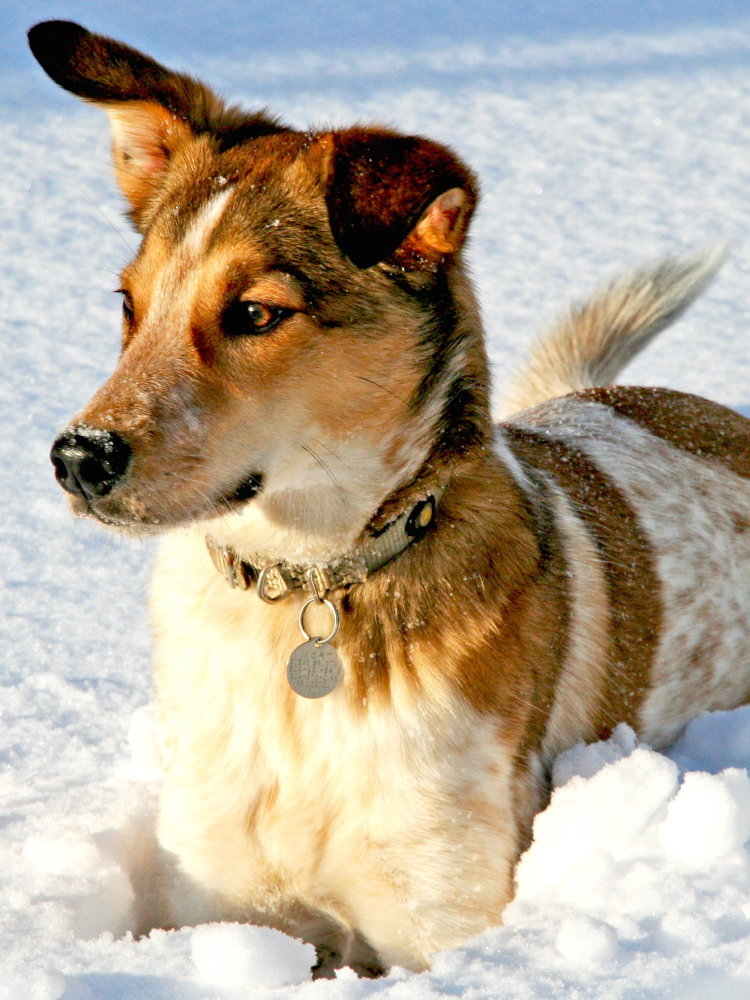
#> input picture DATA/dog.jpg, 1500 x 2000 px (shown at 1/2 size)
$ jupyter execute --allow-errors svd_pca.ipynb
#> lines starting #> are read from the running program, lines starting #| are printed output that depends on the picture
# The SVD and PCA: compressing data and finding patterns

*SIAM Data-Driven Modeling Group, 11/11/26. Reading: Brunton & Kutz, Chapter 1.*

Big data sets are often secretly simple: millions of numbers described by a handful of patterns. The **singular value decomposition (SVD)** finds those patterns. Today we use it to compress a photo, find "eigenfaces", and describe hot metal rods with a few numbers.

We'll go through this notebook together on the screen. Feel free to run the cells along with us (in a **copy** of the notebook; see the README in `10_21_26`). The **toolbox** at the end of Part 4 collects every command you need to try this on your own data.

1. Data as vectors (and why we need compression)
2. The goal of compression
3. The SVD and PCA
4. The mathematics
5. Applications: compressing a photo, eigenfaces, and hot rods

## Setup

Run this cell first (and again after restarting). It imports the libraries and defines small helpers for loading and showing images.

[cell 1]
import numpy as np                 # arrays and linear algebra
import matplotlib.pyplot as plt    # plotting
import scipy.io                    # reads MATLAB .mat files (for the faces data)

DATA_DIR = "../DATA"               # the DATA folder sits one level above this notebook's folder

# Plot colors (a colorblind-friendly set)
BLUE, ORANGE, GREEN, YELLOW, GRAY = "#2a78d6", "#eb6834", "#1baf7a", "#eda100", "#8c8c8c"


def load_gray(path):
    """Load an image file as a 2D grayscale array of decimal numbers (0 = black, 255 = white)."""
    A = plt.imread(path)
    if A.dtype != np.uint8:        # some formats (like PNG) load as numbers from 0 to 1
        A = 255 * A
    if A.ndim == 3:                # a color image: combine red, green and blue (Part 1 explains how)
        A = A[:, :, :3] @ np.array([0.2989, 0.5870, 0.1140])
    return np.asarray(A, dtype=float)


def show_image(img, title=None, ax=None, vmin=None, vmax=None):
    """Show a 2D array as a grayscale picture."""
    if ax is None:
        fig, ax = plt.subplots()
    ax.imshow(img, cmap="gray", vmin=vmin, vmax=vmax)
    ax.set_title(title)
    ax.axis("off")


def show_images(images, titles=None, ncols=4, size=3):
    """Show a list of 2D arrays side by side, in a grid with ncols columns."""
    nrows = int(np.ceil(len(images) / ncols))
    fig, axes = plt.subplots(nrows, ncols, figsize=(size * ncols, 1.15 * size * nrows), squeeze=False)
    for i, ax in enumerate(axes.flat):
        if i < len(images):
            show_image(images[i], None if titles is None else titles[i], ax=ax)
        else:
            ax.axis("off")
    plt.tight_layout()
    plt.show()

# Part 1: Data as vectors (and why we need compression)

## 1.1 A picture is a matrix of numbers

Meet Mordecai the snow dog, the book's running example. `plt.imread` loads the photo as a NumPy **array**: a grid of numbers.

[cell 2]
A = plt.imread(DATA_DIR + "/dog.jpg")
#> A is the input picture: shape (2000, 1500, 3); mean R, G, B 181.4, 169.5, 151.9

print("shape:", A.shape)    # (rows, columns, colors)
#| shape: (2000, 1500, 3)
print("type: ", A.dtype)    # uint8 = whole numbers from 0 to 255
#| type:  uint8

The shape `(2000, 1500, 3)` means 2000 rows and 1500 columns of pixels, with 3 numbers per pixel: how much **red, green and blue** light it has. Each is a whole number from 0 (none) to 255 (full brightness).

To keep things simple we'll work in grayscale, with one brightness number per pixel. We get it from a weighted average of the three colors. The eye is most sensitive to green, so green gets the biggest weight. (These are the weights of MATLAB's `rgb2gray`, which the book uses.)

The `@` symbol is **matrix multiplication**. Here it multiplies the 3 color values of every pixel by the 3 weights and adds them up.

[cell 3]
weights = np.array([0.2989, 0.5870, 0.1140])    # red, green, blue
X = A @ weights                                  # one brightness value per pixel
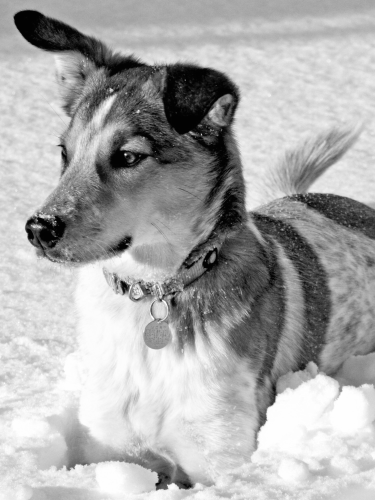
#> X: shape (2000, 1500) float64 (shown at 1/4 size); min 0, max 255, mean 171

print("shape:", X.shape)
#| shape: (2000, 1500)
print("type: ", X.dtype)                         # float64 = ordinary decimal numbers
#| type:  float64
show_image(X, "Mordecai, as a 2000 x 1500 matrix")

`X` is now an ordinary **matrix** with 2000 rows and 1500 columns. Let's zoom in on Mordecai's eye and look at the actual numbers. In NumPy:
- `X[i, j]` is the entry in row `i`, column `j`. Python counts from 0, so the top-left entry is `X[0, 0]`.
- `X[a:b, c:d]` is a **slice**: rows `a` up to (but not including) `b`, and columns `c` up to (but not including) `d`.

[cell 4]
eye = X[560:720, 440:600]          # a 160 x 160 block around the eye
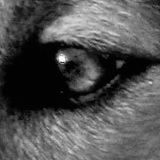
#> eye: shape (160, 160) float64; min 0, max 253.6, mean 81.2
patch = X[620:630, 500:510]        # a 10 x 10 block inside it

fig, axes = plt.subplots(1, 3, figsize=(16, 5.5))
show_image(X, "the whole matrix", ax=axes[0])
axes[0].add_patch(plt.Rectangle((440, 560), 160, 160, fill=False, color=ORANGE, lw=2))
show_image(eye, "rows 560-719, columns 440-599", ax=axes[1])
axes[1].add_patch(plt.Rectangle((500 - 440 - 0.5, 620 - 560 - 0.5), 10, 10, fill=False, color=ORANGE, lw=2))
show_image(patch, "rows 620-629, columns 500-509", ax=axes[2], vmin=0, vmax=255)
for i in range(10):
    for j in range(10):
        value = patch[i, j]
        axes[2].text(j, i, f"{value:.0f}", ha="center", va="center", fontsize=8,
                     color="black" if value > 128 else "white")
plt.show()
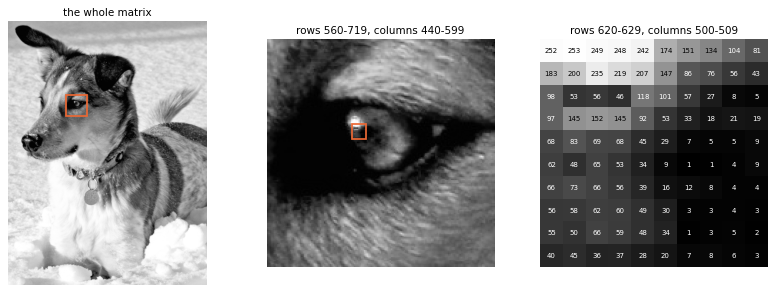
#> figure drawn by matplotlib, 3 panels

## 1.2 A picture is also a single vector

We can also **unroll** the matrix into one long list of numbers. `reshape(-1)` lays the rows end to end (the `-1` means "work out the length for me").

[cell 5]
x = X.reshape(-1)           # unroll the matrix, one row after another

print("x has shape", x.shape)
#| x has shape (3000000,)
print("its first five entries:", x[:5])
#| its first five entries: [169.0163 168.0164 164.7286 162.7288 164.1524]

So the whole photo is **one vector with 3,000,000 entries**: a single point in $\mathbb{R}^{3{,}000{,}000}$. Nothing is lost, since `x.reshape(2000, 1500)` turns it back into the picture.

Both views will come back later:
- **The matrix view** (compressing the dog): we treat the photo as a matrix.
- **The vector view** (eigenfaces): in a collection of photos of faces, each photo becomes one long vector.

### Most of $\mathbb{R}^{3{,}000{,}000}$ looks like static

Here's a thought experiment. Pick a point in $\mathbb{R}^{3{,}000{,}000}$ **at random** (every pixel gets an independent, random brightness) and look at it as a picture:

[cell 6]
rng = np.random.default_rng(0)                  # a random number generator (seed 0, so we all get the same numbers)
noise = rng.uniform(0, 255, size=X.shape)       # a random point in the same space as the dog

fig, axes = plt.subplots(1, 2, figsize=(10, 6))
show_image(X, "a photo", ax=axes[0])
show_image(noise, "a random point in the same space", ax=axes[1])
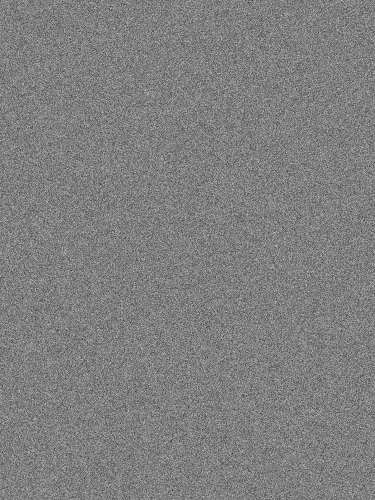
#> noise: shape (2000, 1500) float64 (shown at 1/4 size); min 0.000152, max 255, mean 127.5
plt.show()

You could draw random points all day and never get anything that looks like a photo. Natural images fill only a tiny, highly structured corner of this enormous space: neighboring pixels tend to be similar, there are smooth regions and sharp edges, and so on. **That structure is what makes compression possible.** If a photo could be *any* point in $\mathbb{R}^{3{,}000{,}000}$, there would be no way around storing all 3 million numbers.

And storing them all takes a lot of space:

[cell 7]
print(f"The dog matrix holds {X.size:,} numbers and takes up {X.nbytes / 1e6:.0f} MB of memory.")
#| The dog matrix holds 3,000,000 numbers and takes up 24 MB of memory.

(The file `dog.jpg` is under 1 MB, and it's in color! That's because JPEG is itself a compression method. It uses a cousin of the Fourier transform, which comes up later in the book.)

## 1.3 High-dimensional data is everywhere

- **Movies:** one 4K video frame has 3840 × 2160 pixels × 3 colors ≈ 25 million numbers, and there are 24 to 60 frames every second.
- **Scientific simulations:** a weather or fluid simulation on a 3D grid of 1000 × 1000 × 100 points, storing 5 quantities at each point (3 velocity components, pressure, temperature), has 500 million numbers *per time step*.
- **Medicine and biology:** 3D MRI scans, or the activity of thousands of genes for each patient (one of the book's examples has 4000 genes per patient).
- **Neuroscience:** recordings from thousands of neurons at once, thousands of times per second.

In each case a single measurement is a vector in $\mathbb{R}^n$, with $n$ in the millions or billions. And just like photos, the data usually has structure: it lies close to a much **lower-dimensional subspace**, built from a few dominant patterns. The rest of today is about finding those patterns.

# Part 2: The goal of compression

Here are 200 points in $\mathbb{R}^2$, stored as the **columns** of a $2 \times 200$ matrix $X$. We'll use this convention all day: **each column is one data point**.

The points lie close to a line through the origin. If $u$ is a unit vector along that line, we can replace each point $x_i$ by **one number**, its coordinate $c_i = u^Tx_i$, and rebuild it as $x_i \approx c_i\,u$: that's $200 + 2$ numbers instead of $400$. The price is the total squared error (the orange segments below)
$$E(u) = \sum_{i=1}^N \big\| x_i - (u^Tx_i)\,u \big\|^2 ,$$
and the **best line** is the one that makes $E$ smallest.

[cell 8]
def make_line_data(N=200, seed=1):
    """N points in R^2 scattered around a line through the origin (one point per column)."""
    rng = np.random.default_rng(seed)
    direction = np.array([np.cos(np.pi / 6), np.sin(np.pi / 6)])   # a unit vector, 30 degrees up
    t = rng.normal(0, 2, size=N)                                   # how far along the line each point is
    noise = rng.normal(0, 0.4, size=(2, N))                        # random scatter off the line
    return np.outer(direction, t) + noise    # np.outer(a, b) = a b^T, so column i is t[i] * direction


def fit_line(X, u):
    """Replace every column of X by its closest point on the line along the unit vector u.
    Returns the approximation and the total squared error E(u)."""
    X_approx = np.outer(u, u @ X)                    # column i is (u^T x_i) u
    return X_approx, np.sum((X - X_approx) ** 2)


X = make_line_data()
N = X.shape[1]
U, S, Vt = np.linalg.svd(X, full_matrices=False)     # the SVD (Part 3). u_1 is U[:, 0], u_2 is U[:, 1]
bad_u = np.array([np.cos(np.radians(120)), np.sin(np.radians(120))])    # a line at 120 degrees

fig, axes = plt.subplots(1, 3, figsize=(18, 5.5), sharex=True, sharey=True)
axes[0].set_title(r"the data: 200 points in $\mathbb{R}^2$")
for ax, u, name in [(axes[1], bad_u, "a bad line"), (axes[2], U[:, 0], "the best line, from the SVD")]:
    X_approx, error = fit_line(X, u)
    ax.plot([-8 * u[0], 8 * u[0]], [-8 * u[1], 8 * u[1]], color=BLUE, lw=3, alpha=0.35)   # the line
    ax.plot([X[0], X_approx[0]], [X[1], X_approx[1]], color=ORANGE, lw=0.8)               # the errors
    ax.set_title(f"{name}: E = {error:.0f}")
for k, color in enumerate([BLUE, GREEN]):                     # u_1 and u_2, with length sigma_k / sqrt(N)
    arrow = S[k] / np.sqrt(N) * U[:, k]
    axes[2].arrow(0, 0, arrow[0], arrow[1], width=0.12, color=color, length_includes_head=True,
                  label=f"$u_{k + 1}$", zorder=4)
axes[2].legend(loc="lower right")
for ax in axes:
    ax.scatter(X[0], X[1], s=12, color=GRAY, alpha=0.7, zorder=3)   # X[0] = first coordinates, X[1] = second ones
    ax.set_aspect("equal"); ax.set_xlim(-5.5, 5.5); ax.set_ylim(-4, 4)
plt.show()
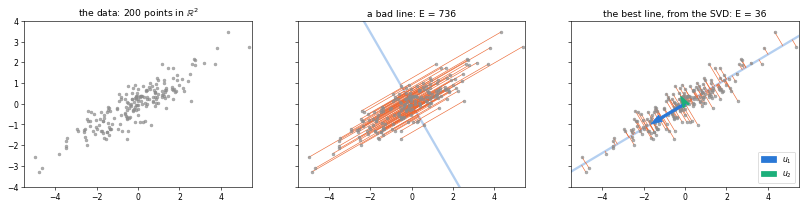
#> figure drawn by matplotlib, 3 panels
#> (the rest of the program and of its run is left out)
